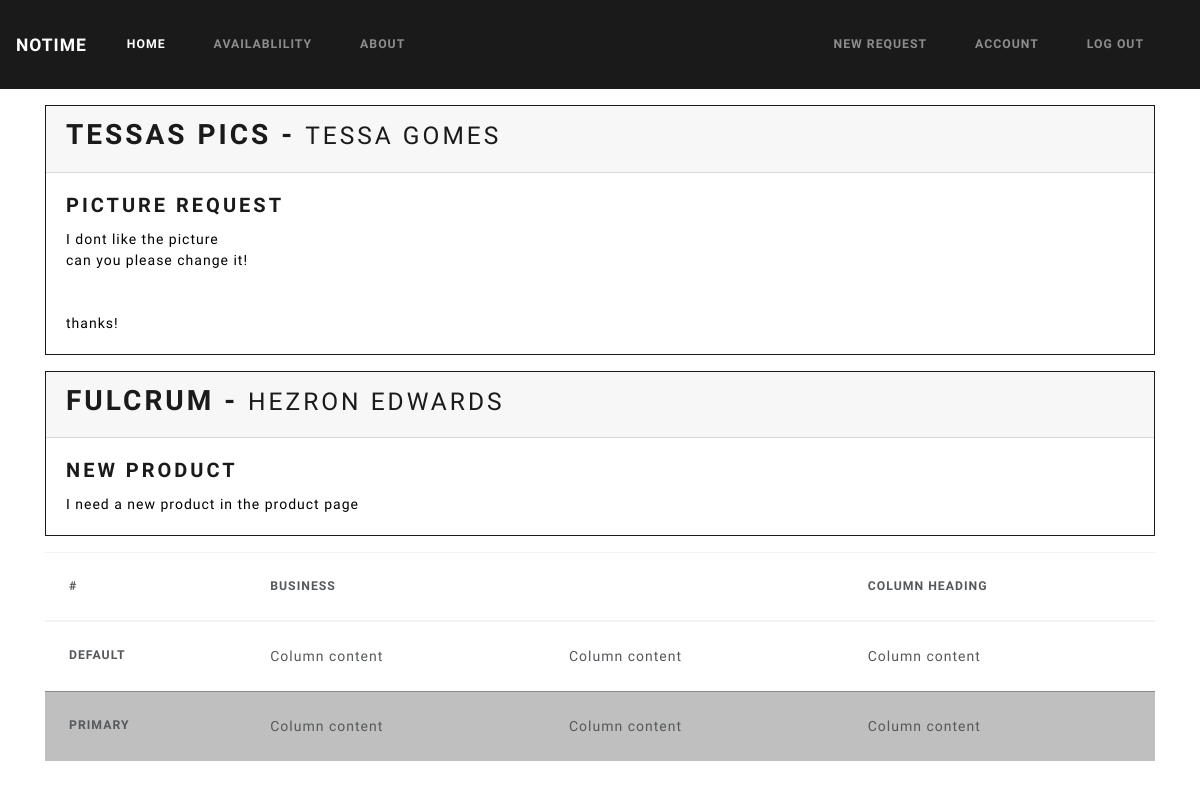
Screenshot of /home (signed in) with the database file from the repository.
### fulcrumportal/models.py (models this page shows, shortened)
class Requests(db.Model):
    id = db.Column(db.Integer, primary_key=True)
    user_fullname = db.Column(db.String(40), nullable=False)
    user_business = db.Column(db.String(80), db.ForeignKey('user.business_name'), nullable=False)
    date_posted = db.Column(db.DateTime, nullable=False, default=datetime.utcnow)
    request_title = db.Column(db.String(30), nullable=False, default='Request')
    request_body = db.Column(db.Text, nullable=False)

### fulcrumportal/routes.py (the view)
@app.route("/")
@app.route("/home")
@login_required
def home():
    requests = Requests.query.all()
    return render_template('home.html', Title='Home', requests=requests)

### fulcrumportal/models.py (called while the page is built)
@login_manager.user_loader
def load_user(user_id):
    return User.query.get(int(user_id))

### fulcrumportal/templates/home.html
{% extends "main.html" %}
{% block content %}
    <div class="container pt-3">
    {% for request in requests %}
    <div class="card border-primary mb-3" style="color: #000;">
      <div class="card-header"><h2 class="">{{ request.user_business }} - <small>{{ request.user_fullname }}</small></h2></div>
      <div class="card-body">
        <h4 class="card-title"><a href="{{ url_for('requests', request_id=request.id) }}">{{ request.request_title }}</a></h4>
        <p class="card-text card-content">{{ request.request_body }}</p>
      </div>
    </div>
    {% endfor %}
    <table class="table table-hover">
      <thead>
        <tr>
          <th scope="col">#</th>
          <th scope="col">Business</th>
          <th scope="col"></th>
          <th scope="col">Column heading</th>
        </tr>
      </thead>
      <tbody>
        <tr>
          <th scope="row">Default</th>
          <td>Column content</td>
          <td>Column content</td>
          <td>Column content</td>
        </tr>
        <tr class="table-primary">
          <th scope="row">Primary</th>
          <td>Column content</td>
          <td>Column content</td>
          <td>Column content</td>
        </tr>
      </tbody>
    </table>
    </div>
{% endblock content %}

### fulcrumportal/templates/main.html (shortened to what this page needs)
<!DOCTYPE html>
<html>
<head>
    <link href="https://stackpath.bootstrapcdn.com/bootswatch/4.1.3/lux/bootstrap.min.css" rel="stylesheet">    <link rel="stylesheet" href="https://use.fontawesome.com/releases/v5.5.0/css/all.css">
    <link rel="stylesheet" type="text/css" media="screen" href="static/main.css" />
</head>
<body>
        <nav class="navbar navbar-expand-lg navbar-dark bg-primary">
                <a class="navbar-brand" href="#">NoTime</a>
                <div class="collapse navbar-collapse" id="navbarColor01">
                  <ul class="navbar-nav mr-auto">
                    <li class="nav-item active">
                      <a class="nav-link" href="{{ url_for('home') }}">Home <span class="sr-only">(current)</span></a>
                    </li>
                    <li class="nav-item">
                      <a class="nav-link" href="{{ url_for('avail') }}">Availablility</a>
                    </li>
                    <li class="nav-item">
                      <a class="nav-link" href="#">About</a>
                    </li>
                  </ul>
                  <div class="navbar-nav">
                    {% if current_user.is_authenticated %}
                            <a class="nav-item nav-link" href="{{ url_for('new_request') }}">New Request</a>
                            <a class="nav-item nav-link" href="{{ url_for('account') }}">Account</a>
                            <a class="nav-item nav-link" href="{{ url_for('logout') }}">Log out</a>
                        {% else %}
                            <a class="nav-item nav-link" href="{{ url_for('login') }}">Login</a>
                            <a class="nav-item nav-link" href="{{ url_for('register') }}">Sign Up</a>
                    {% endif %}
                  </div>
                </div>
              </nav>
    {% block content %}{% endblock %}
</body>
</html>

### fulcrumportal/static/main.css (style rules this page uses)
.card-content { white-space: pre-line; }

### rows the page displays
Requests: user_business "TESSAS PICS", user_fullname "TESSA GOMES", request_title "PICTURE REQUEST", request_body "I dont like the picture can you please change it! thanks!"
Requests: user_business "FULCRUM", user_fullname "HEZRON EDWARDS", request_title "NEW PRODUCT", request_body "I need a new product in the product page"
